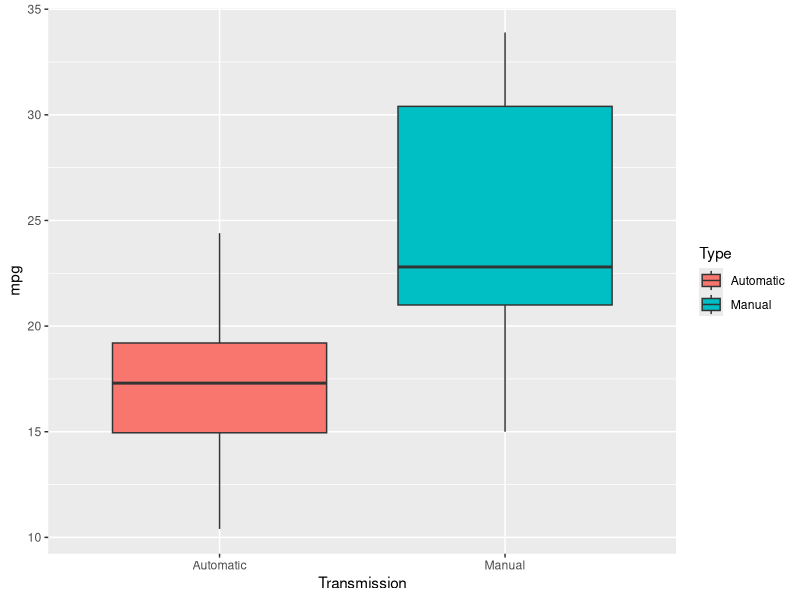
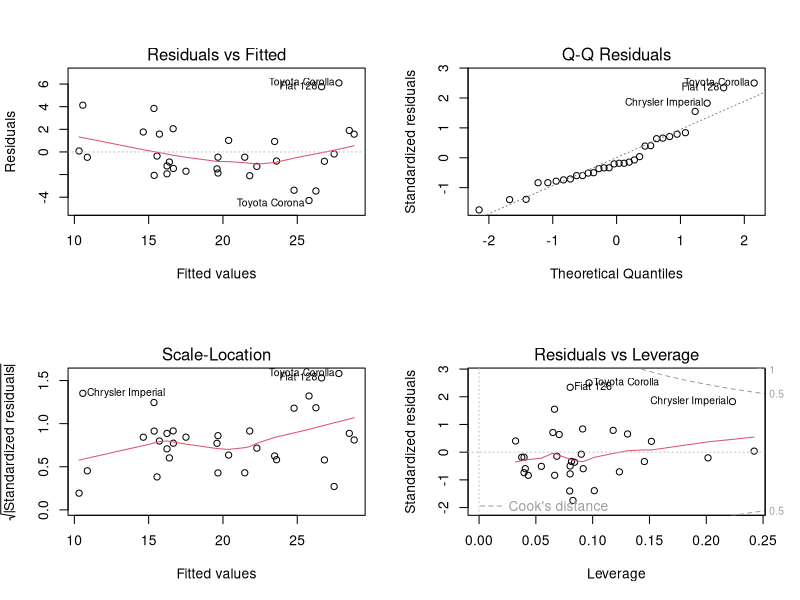

Reproduce these figures in R, in order.
## ---- chunk 1
library(knitr)
correlation <- round(cor(mtcars)[1,], 3)
kable(t(data.frame(correlation)))
## ---- chunk 2
fit1 <- lm(mpg ~ cyl, mtcars)
fit2 <- lm(mpg ~ wt, mtcars)
fit3 <- lm(mpg ~ disp, mtcars)
fit4 <- lm(mpg ~ cyl + wt, mtcars)
fit5 <- lm(mpg ~ cyl + disp, mtcars)
fit6 <- lm(mpg ~ wt + disp, mtcars)
fit7 <- lm(mpg ~ cyl + wt + disp, mtcars)
## ---- chunk 3
library(ggplot2)
g <- ggplot(mtcars, aes(factor(am), mpg, fill=factor(am)))
g <- g + geom_boxplot()
g <- g + scale_fill_discrete(name="Type", breaks=c("0", "1"), labels=c("Automatic", "Manual"))
g <- g + scale_x_discrete(breaks=c("0", "1"), labels=c("Automatic", "Manual")) + xlab("Transmission")
g
## ---- chunk 4
par(mfrow=c(2,2)) 
plot(fit4)
## ---- chunk 5
t.test(mtcars$mpg ~ mtcars$am)
## ---- chunk 6
cor(mtcars$cyl, mtcars$disp)
cor(mtcars$wt, mtcars$disp)
## ---- chunk 7
summary(fit1)$adj.r.squared
summary(fit2)$adj.r.squared
summary(fit3)$adj.r.squared
summary(fit4)$adj.r.squared
summary(fit5)$adj.r.squared
summary(fit6)$adj.r.squared
summary(fit7)$adj.r.squared
